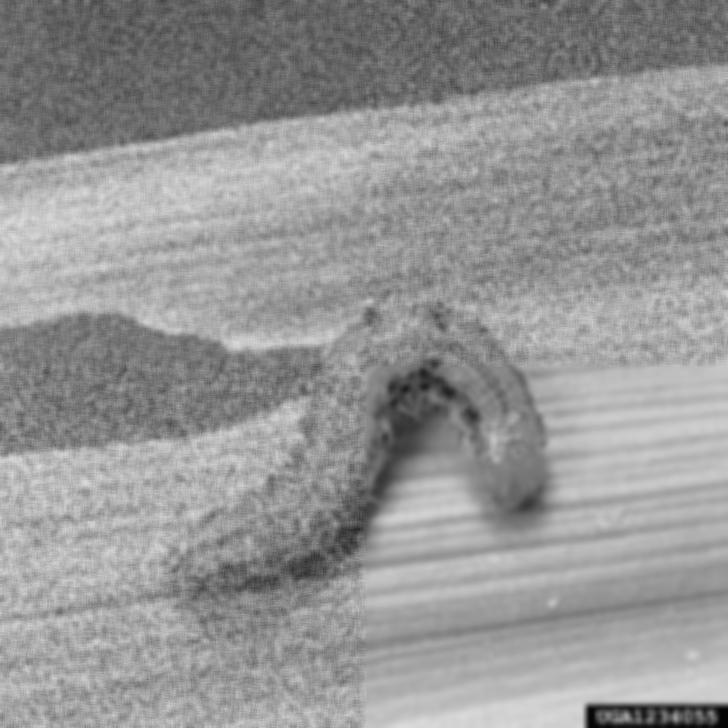
#> input picture imagens_ruido_gaussiano_filtro_nlm/hz_1234055-PPT.jpg, 728 x 728 px, found by its file name
$ python 'teste laplace.py'
#> lines starting #> are read from the running program, lines starting #| are printed output that depends on the picture
import numpy as np
from numpy import fft as fp
from skimage import img_as_float, img_as_ubyte
from skimage.io import imread, imsave
from matplotlib import pylab
import os
from scipy import fftpack
from skimage.filters import laplace
import cv2 as cv

def gerar_spectro(imagem):
    discrete_transform_imagem = fp.fft2(imagem)
    (w, h) = discrete_transform_imagem.shape
    half_w, half_h = int(w / 2), int(h / 2)
    shift_frq = fftpack.fftshift(discrete_transform_imagem)
    return (20 * np.log10(0.1 + shift_frq)).real

caminho_imagem_original = '../banco_imagens/hz_1234055-PPT.jpg'
imagem_original = cv.imread(caminho_imagem_original)
#> imagem_original is the input picture: shape (728, 728, 3); min 3, max 220, mean 149.5
imagem_original = cv.cvtColor(imagem_original, cv.COLOR_BGR2GRAY)
#> imagem_original: shape (728, 728)
spectro_original = gerar_spectro(imagem_original)
#> in gerar_spectro, `return (20 * np.log10(0.1 + shift_frq)).real`:
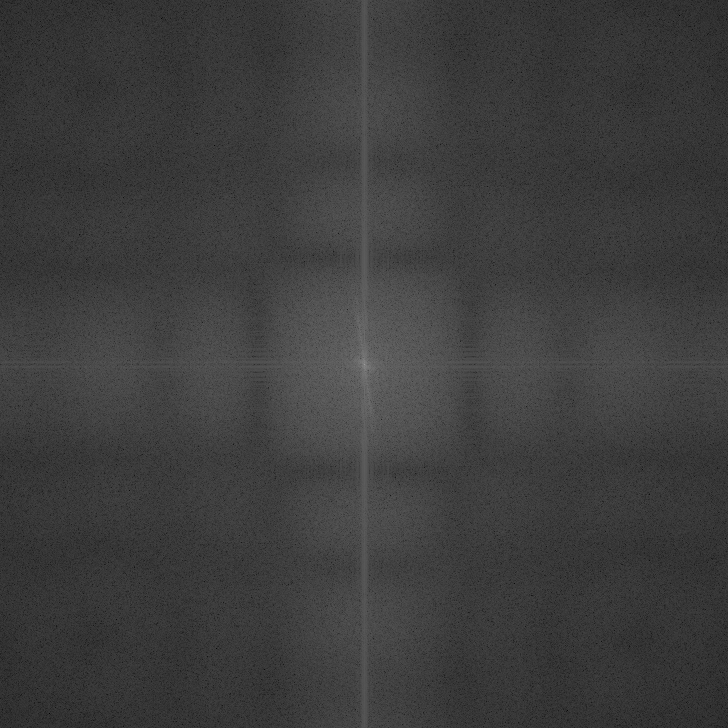
#> returned value: shape (728, 728) float64; min 0.975, max 158, mean 61.5


#linha, coluna = imagem_original.shape

imagem_laplace = cv.Laplacian(imagem_original, cv.CV_8U, ksize=5)
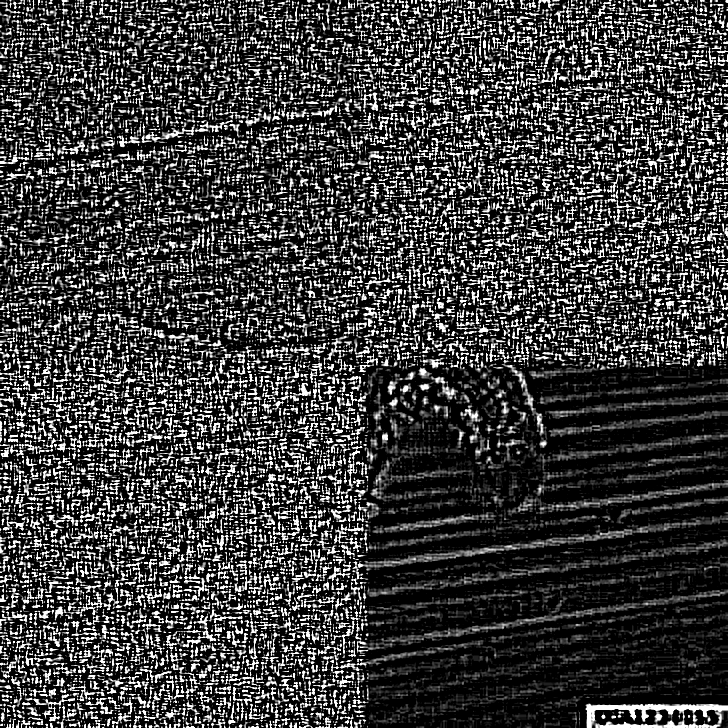
#> imagem_laplace: shape (728, 728); min 0, max 255, mean 62.1
spectro_laplace = gerar_spectro(imagem_laplace)
#> in gerar_spectro (call 2), `return (20 * np.log10(0.1 + shift_frq)).real`:
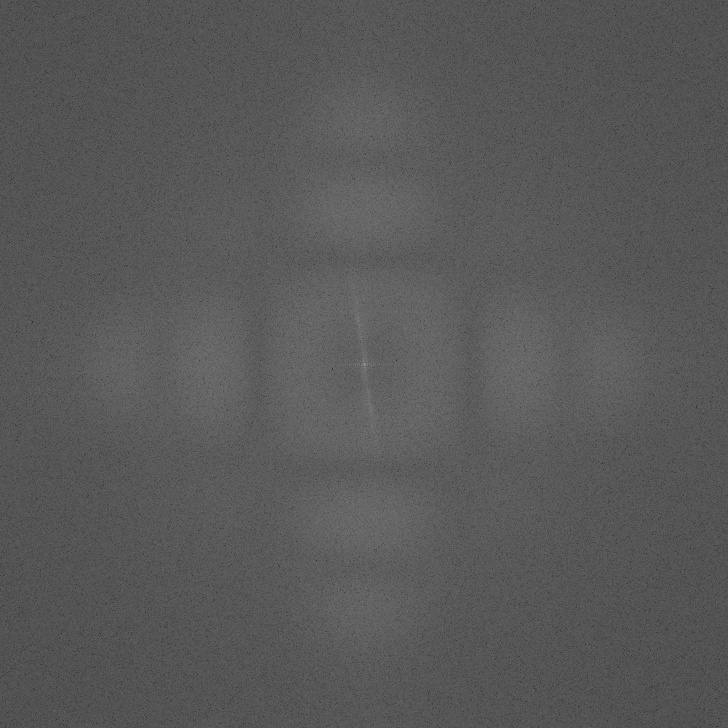
#> returned value: shape (728, 728) float64; min 41.77, max 150.4, mean 89.2


pylab.figure()
pylab.subplot(3, 4, 1)
pylab.axis('off')
pylab.title('Imagem Original')
pylab.imshow(img_as_ubyte(imagem_original), cmap='gray')

pylab.subplot(3, 4, 2)
pylab.axis('off')
pylab.title('Spectro Original')
pylab.imshow(spectro_original, cmap='gray')

pylab.subplot(3, 4, 3)
pylab.axis('off')
pylab.title('Imagem Laplace')
pylab.imshow(imagem_laplace, cmap='gray')

pylab.subplot(3, 4, 4)
pylab.axis('off')
pylab.title('Spectro Laplace')
pylab.imshow(spectro_laplace, cmap='gray')


pylab.show()
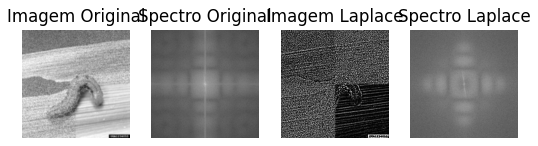
#> figure drawn by matplotlib, 4 panels

$ run again, with imagens_ruido_gaussiano_filtro_nlm/hz_1235134-PPT.jpg copied over imagens_ruido_gaussiano_filtro_nlm/hz_1234055-PPT.jpg
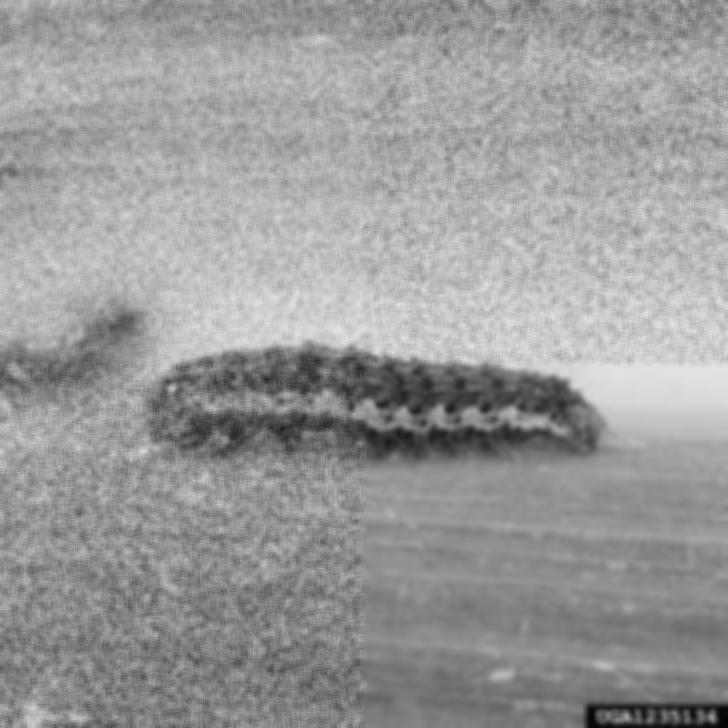
#> input picture imagens_ruido_gaussiano_filtro_nlm/hz_1235134-PPT.jpg, 728 x 728 px, found by its file name
#> imagem_original is the input picture: shape (728, 728, 3); min 2, max 230, mean 154.1
#> imagem_original: shape (728, 728)
#> `imagem_laplace = cv.Laplacian(imagem_original, cv.CV_8U, ksize=5)`:
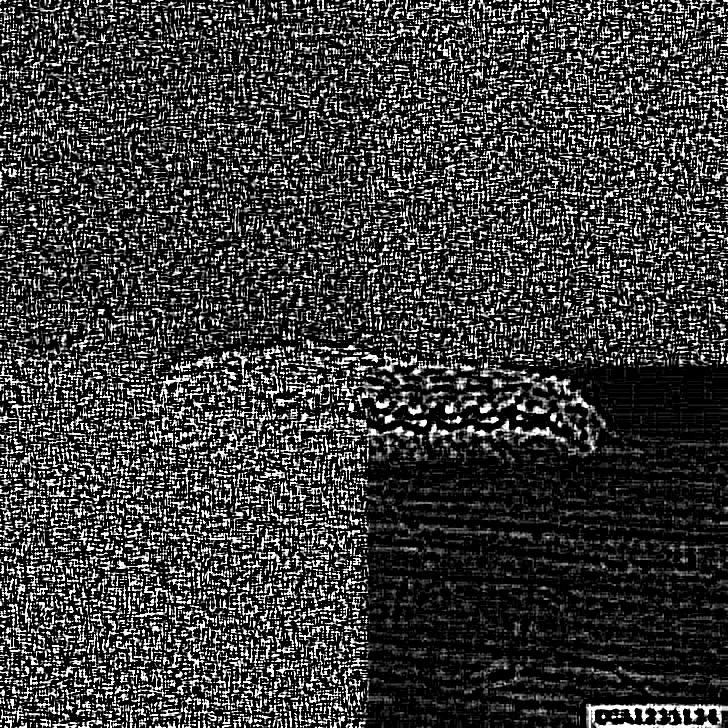
#> imagem_laplace: shape (728, 728); min 0, max 255, mean 60.5
#> `pylab.show()`:
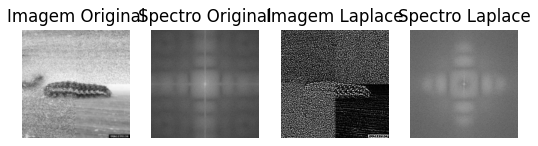
#> figure drawn by matplotlib, 4 panels

$ run again, with imagens_ruido_gaussiano_filtro_nlm/hz_1327006-PPT.jpg copied over imagens_ruido_gaussiano_filtro_nlm/hz_1234055-PPT.jpg
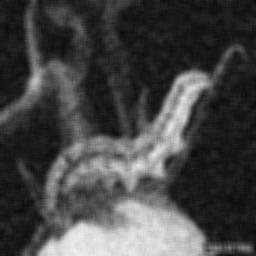
#> input picture imagens_ruido_gaussiano_filtro_nlm/hz_1327006-PPT.jpg, 256 x 256 px, found by its file name
#> imagem_original is the input picture: shape (256, 256, 3); min 8, max 240, mean 69.2
#> imagem_original: shape (256, 256)
#> in gerar_spectro (call 2), `return (20 * np.log10(0.1 + shift_frq)).real`:
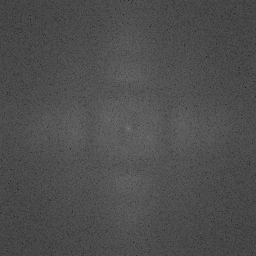
#> returned value: shape (256, 256) float64; min 26.23, max 131.8, mean 78.3
#> `pylab.show()`:
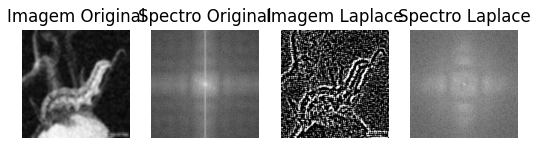
#> figure drawn by matplotlib, 4 panels

$ run again, with imagens_ruido_gaussiano_filtro_nlm/hz_1432033-PPT.jpg copied over imagens_ruido_gaussiano_filtro_nlm/hz_1234055-PPT.jpg
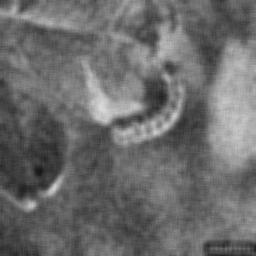
#> input picture imagens_ruido_gaussiano_filtro_nlm/hz_1432033-PPT.jpg, 256 x 256 px, found by its file name
#> imagem_original is the input picture: shape (256, 256, 3); min 20, max 218, mean 107.5
#> imagem_original: shape (256, 256)
#> in gerar_spectro (call 2), `return (20 * np.log10(0.1 + shift_frq)).real`:
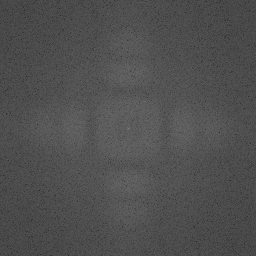
#> returned value: shape (256, 256) float64; min 33.71, max 133, mean 80.1
#> `pylab.show()`:
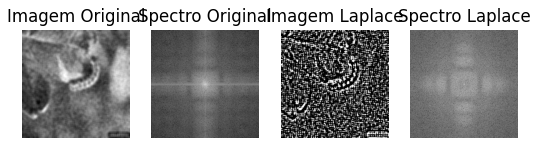
#> figure drawn by matplotlib, 4 panels
